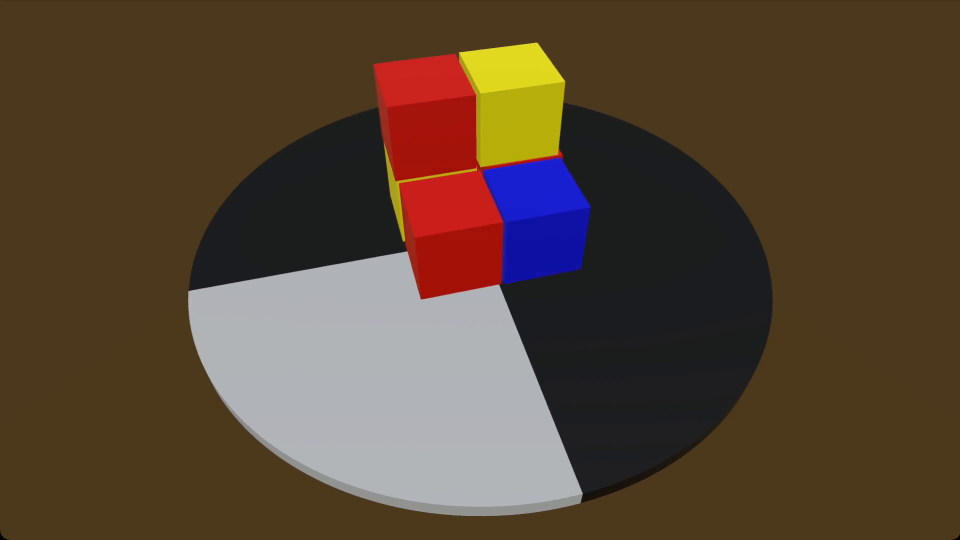
#> input picture frame 183 of Raspiscripts/interface/pren_cube_01.mp4, 1920 x 1080 px, given in place of cube_grgr-b-r.mp4, which was not available (shown at 1/2 size)
$ python hsvFilter.py
#> lines starting #> are read from the running program, lines starting #| are printed output that depends on the picture; after the words box and inside, x2 and y2 are one past the last pixel; in counts of white or black regions, pixels touching at a corner belong together; pictures that were not available may be replaced by others from this repository, and a replacement may not be noted
import cv2
import numpy as np


def main():
    cap = cv2.VideoCapture(
        "/home/pi/TestData/cube_grgr-b-r.mp4"
    )  # Pfad zu Ihrem Video oder 0 für Webcam

    # Einstellung für Fenstergröße
    window_height = 480  # Neue Höhe
    window_width = 640  # Neue Breite

    while True:
        ret, frame = cap.read()
#> frame is the input picture: shape (1080, 1920, 3); mean B, G, R 51.9, 68.9, 86.6
        if not ret:
            break

        # Fenstergröße ändern
        frame_resized = cv2.resize(frame, (window_width, window_height))
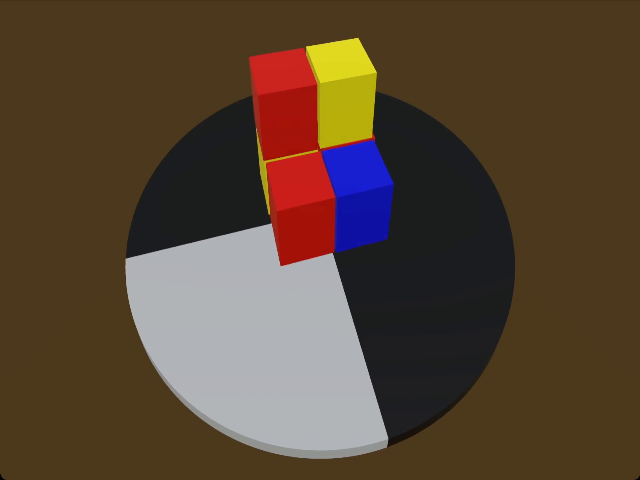
#> frame_resized: shape (480, 640, 3); mean B, G, R 51.9, 68.9, 86.6

        hsv = cv2.cvtColor(frame_resized, cv2.COLOR_BGR2HSV)
#> hsv: shape (480, 640, 3); mean H, S, V 45.4, 121.4, 91.1

        # Weiß
        white_lower = np.array([5, 27, 214])
        white_upper = np.array([20, 165, 229])
        white_mask = cv2.inRange(hsv, white_lower, white_upper)
#> white_mask: shape (480, 640); every value is 0
        white_res = cv2.bitwise_and(frame_resized, frame_resized, mask=white_mask)
#> white_res: shape (480, 640, 3); every value is 0

        # Gelb
        yellow_lower = np.array([10, 137, 145])
        yellow_upper = np.array([20, 236, 237])
        yellow_mask = cv2.inRange(hsv, yellow_lower, yellow_upper)
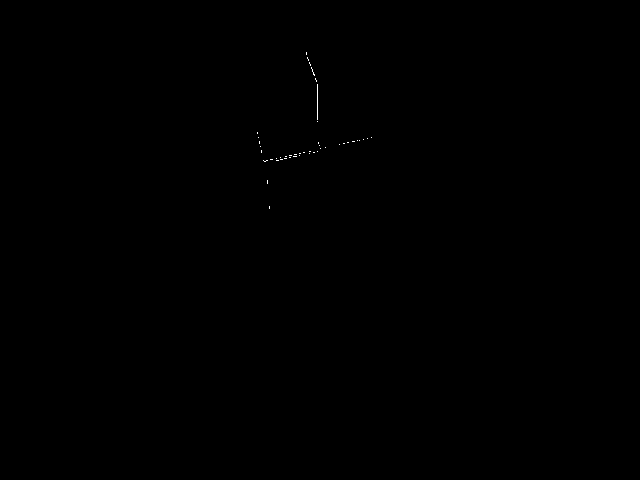
#> yellow_mask: shape (480, 640); 0.05% white in thin lines or dots, all inside (x1, y1, x2, y2) = (257, 52, 372, 209)
        yellow_res = cv2.bitwise_and(frame_resized, frame_resized, mask=yellow_mask)

        # Blau
        blue_lower = np.array([110, 57, 27])
        blue_upper = np.array([143, 132, 148])
        blue_mask = cv2.inRange(hsv, blue_lower, blue_upper)
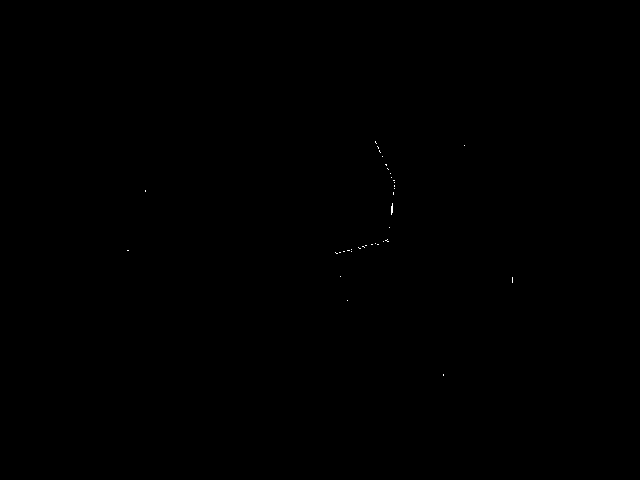
#> blue_mask: shape (480, 640); 0.03% white in thin lines or dots, all inside (x1, y1, x2, y2) = (127, 141, 513, 376)
        blue_res = cv2.bitwise_and(frame_resized, frame_resized, mask=blue_mask)

        # Schwarz
        black_lower = np.array([3, 24, 24])
        black_upper = np.array([30, 168, 108])
        black_mask = cv2.inRange(hsv, black_lower, black_upper)
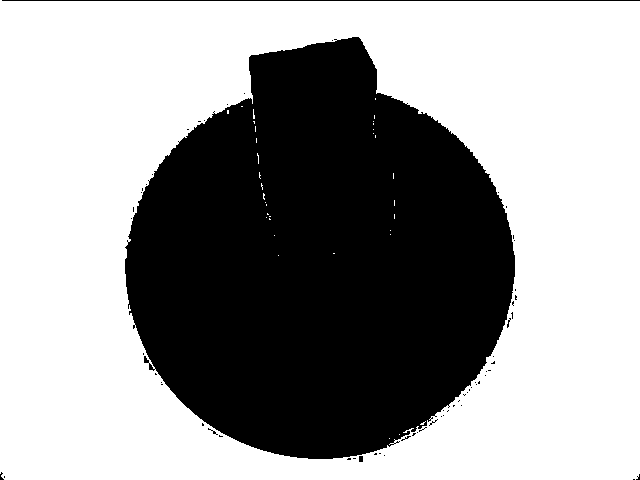
#> black_mask: shape (480, 640); 61.1% white; 64 black regions (61 under 20 px), largest, box (x1, y1, x2, y2) and area: (125, 37, 515, 459) 118608, (2, 0, 640, 1) 638, (359, 456, 363, 462) 24
        black_res = cv2.bitwise_and(frame_resized, frame_resized, mask=black_mask)
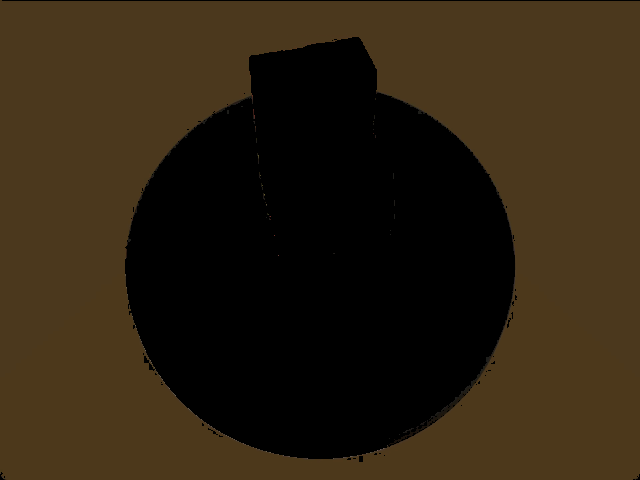
#> black_res: shape (480, 640, 3); mean B, G, R 17.3, 34.1, 45.9

        # Rot
        red_lower1 = np.array([0, 103, 90])
        red_upper1 = np.array([1, 195, 196])
        red_mask1 = cv2.inRange(hsv, red_lower1, red_upper1)
#> red_mask1: shape (480, 640); 0.01% white in thin lines or dots, all inside (x1, y1, x2, y2) = (270, 51, 322, 266)

        red_lower2 = np.array([177, 103, 90])
        red_upper2 = np.array([179, 195, 196])
        red_mask2 = cv2.inRange(hsv, red_lower2, red_upper2)
#> red_mask2: shape (480, 640); 0% white in thin lines or dots, all inside (x1, y1, x2, y2) = (301, 254, 326, 261)

        red_mask = red_mask1 | red_mask2
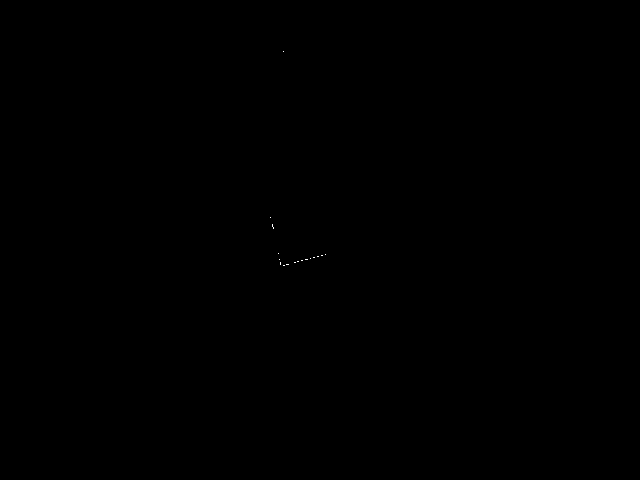
#> red_mask: shape (480, 640); 0.01% white in thin lines or dots, all inside (x1, y1, x2, y2) = (270, 51, 326, 266)
        red_res = cv2.bitwise_and(frame_resized, frame_resized, mask=red_mask)

        # Zeige die eingefärbten Masken
        cv2.imshow("frame", frame_resized)
        cv2.imshow("Yellow", white_res)
        cv2.imshow("White", white_res)
        cv2.imshow("Blue", blue_res)
        cv2.imshow("Black", black_res)
        cv2.imshow("Red", red_res)

        # Beende das Skript, wenn 'q' gedrückt wird
        if cv2.waitKey(1) & 0xFF == ord("q"):
#> (key q is pressed here)
            break

    cap.release()
    cv2.destroyAllWindows()


if __name__ == "__main__":
    main()

$ run again, starting later in the video
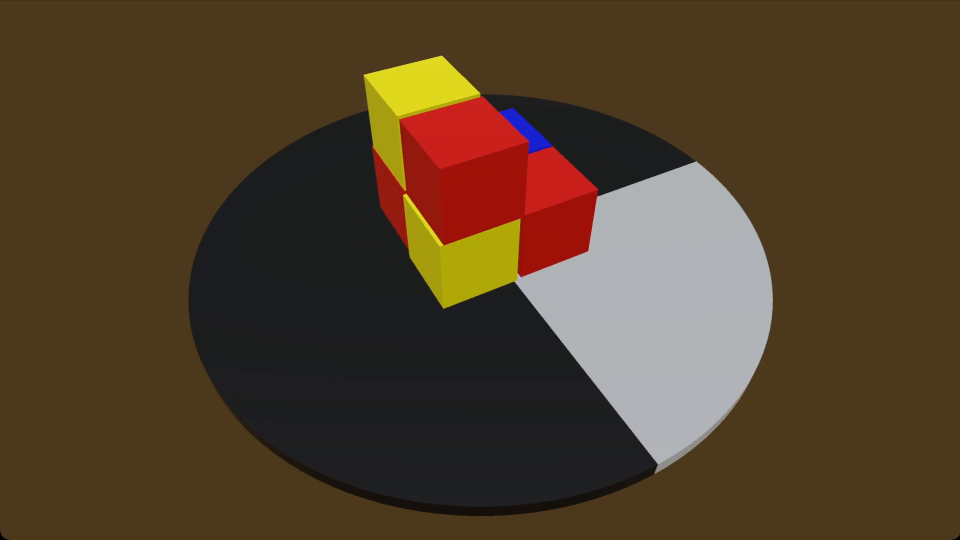
#> input picture frame 826 of Raspiscripts/interface/pren_cube_01.mp4, 1920 x 1080 px, given in place of cube_grgr-b-r.mp4, which was not available (shown at 1/2 size)
#> in main, frame is the input picture: shape (1080, 1920, 3); mean B, G, R 42, 62.8, 81.2
#> hsv: shape (480, 640, 3); mean H, S, V 44.3, 122.2, 82.6
#> white_mask: shape (480, 640); every value is 0
#> white_res: shape (480, 640, 3); every value is 0
#> yellow_mask: shape (480, 640); 0.04% white in thin lines or dots, all inside (x1, y1, x2, y2) = (249, 88, 347, 244)
#> blue_mask: shape (480, 640); 0.01% white in thin lines or dots, all inside (x1, y1, x2, y2) = (129, 96, 369, 295)
#> in main, `black_mask = cv2.inRange(hsv, black_lower, black_upper)`:
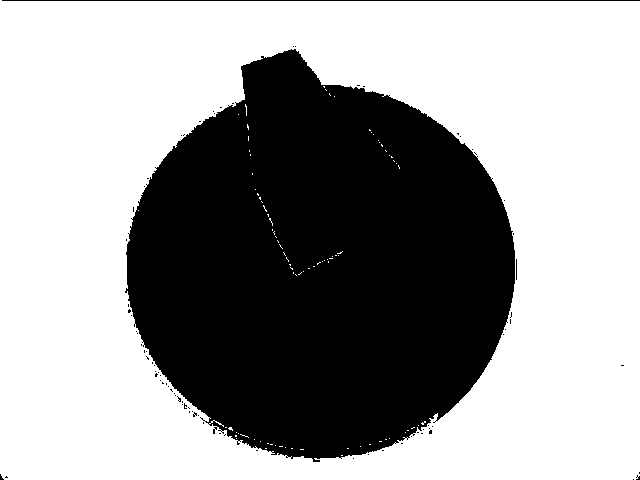
#> black_mask: shape (480, 640); 62.1% white; 81 black regions (78 under 20 px), largest, box (x1, y1, x2, y2) and area: (125, 49, 515, 462) 115668, (2, 0, 640, 1) 638, (516, 259, 517, 280) 21
#> in main, `black_res = cv2.bitwise_and(frame_resized, frame_resized, mask=black_m..`:
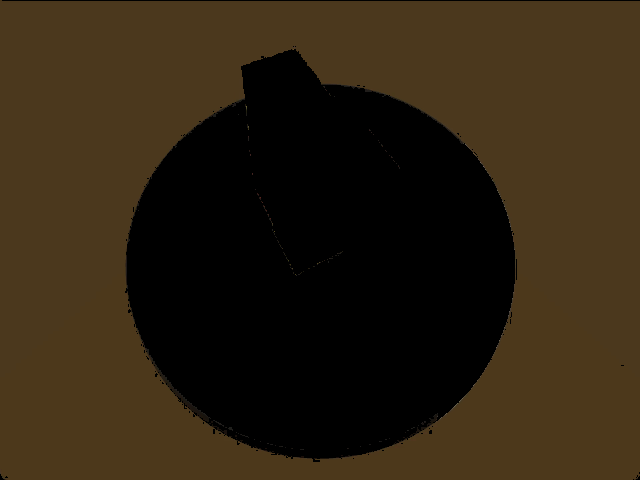
#> black_res: shape (480, 640, 3); mean B, G, R 17.6, 34.6, 46.6
#> red_mask1: shape (480, 640); 0.01% white in thin lines or dots, all inside (x1, y1, x2, y2) = (248, 98, 398, 245)
#> red_mask2: shape (480, 640); 0.01% white in thin lines or dots, all inside (x1, y1, x2, y2) = (261, 89, 392, 245)
#> red_mask: shape (480, 640); 0.02% white in thin lines or dots, all inside (x1, y1, x2, y2) = (248, 89, 398, 245)
